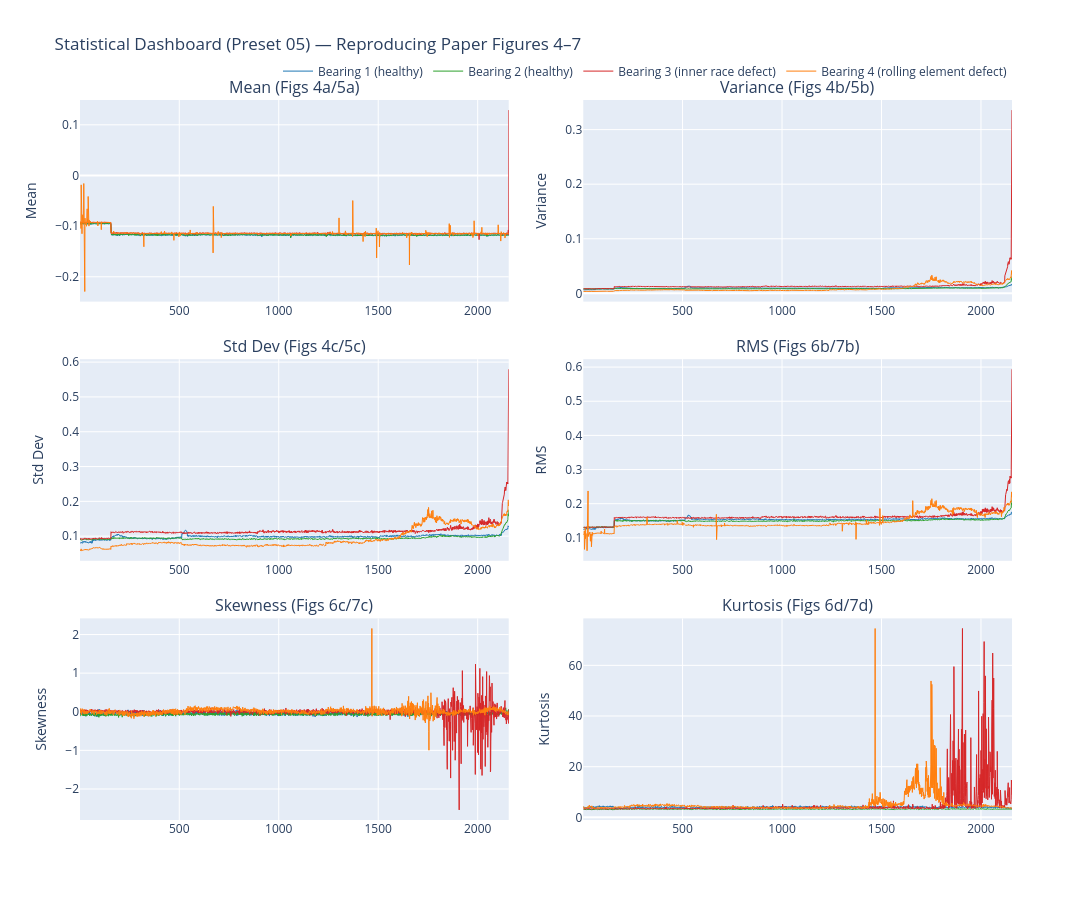

The notebook cell this image was saved under:
### Markdown cell above
---
## 7 — Statistical Dashboard (Preset 05) — Reproducing Figures 4–7

The paper plots all six basic statistical parameters for each bearing over the full
experiment. Key observations:
- **Mean** (Fig 4a, 5a): Near zero for all bearings (centred vibration signal)
- **Variance** (Fig 4b, 5b): Flat on healthy bearings, sharp rise on 3 & 4
- **Std Dev** (Fig 4c, 5c): Mirrors variance (sqrt relationship)
- **RMS** (Fig 6b, 7b): Rises from ~0.12 to >0.5 at fault onset
- **Skewness** (Fig 6c, 7c): Oscillates around 0, unreliable indicator
- **Kurtosis** (Fig 6d, 7d): Strongest early-warning — 3 → 70+ on bearing 3

### Code cell
if df_dashboard is not None:
    params = [
        ('mean_value', 'Mean', 'Figs 4a/5a'),
        ('variance_value', 'Variance', 'Figs 4b/5b'),
        ('std_value', 'Std Dev', 'Figs 4c/5c'),
        ('rms_value', 'RMS', 'Figs 6b/7b'),
        ('skewness_value', 'Skewness', 'Figs 6c/7c'),
        ('kurtosis_value', 'Kurtosis', 'Figs 6d/7d'),
    ]

    fig = make_subplots(
        rows=3, cols=2,
        subplot_titles=[f"{name} ({ref})" for _, name, ref in params],
        vertical_spacing=0.08, horizontal_spacing=0.08,
    )

    for idx, (col, name, ref) in enumerate(params):
        row = idx // 2 + 1
        col_pos = idx % 2 + 1
        for bearing_id in sorted(BEARING_SENSORS.keys()):
            bdf = df_dashboard[df_dashboard['bearing'] == bearing_id]
            fig.add_trace(
                go.Scatter(
                    x=axis_values(bdf), y=bdf[col],
                    name=BEARING_LABELS[bearing_id],
                    line=dict(color=BEARING_COLORS[bearing_id], width=1),
                    showlegend=(idx == 0),
                    legendgroup=f'b{bearing_id}',
                ),
                row=row, col=col_pos,
            )
        fig.update_yaxes(title_text=name, row=row, col=col_pos)

    fig.update_layout(
        height=900, width=1200,
        title_text='Statistical Dashboard (Preset 05) — Reproducing Paper Figures 4–7',
        legend=dict(orientation='h', yanchor='bottom', y=1.02, xanchor='right', x=1),
    )
    fig.show()
else:
    print("Skipped: preset 05_dashboard not active")

### Figure 1 — Plotly figure (JSON) as saved in the notebook; plotly's stock layout.template omitted (floating-point values rounded to 4 significant figures; data arrays with more than 128 entries replaced by an {"elided": "..."} marker saying what was removed)
{"data": [{"legendgroup": "b1", "line": {"color": "#1f77b4", "width": 1}, "name": "Bearing 1 (healthy)", "showlegend": true, "type": "scatter", "x": {"elided": "2156 int values"}, "xaxis": "x", "y": {"elided": "2156 float values"}, "yaxis": "y"}, {"legendgroup": "b2", "line": {"color": "#2ca02c", "width": 1}, "name": "Bearing 2 (healthy)", "showlegend": true, "type": "scatter", "x": {"elided": "2156 int values"}, "xaxis": "x", "y": {"elided": "2156 float values"}, "yaxis": "y"}, {"legendgroup": "b3", "line": {"color": "#d62728", "width": 1}, "name": "Bearing 3 (inner race defect)", "showlegend": true, "type": "scatter", "x": {"elided": "2156 int values"}, "xaxis": "x", "y": {"elided": "2156 float values"}, "yaxis": "y"}, {"legendgroup": "b4", "line": {"color": "#ff7f0e", "width": 1}, "name": "Bearing 4 (rolling element defect)", "showlegend": true, "type": "scatter", "x": {"elided": "2156 int values"}, "xaxis": "x", "y": {"elided": "2156 float values"}, "yaxis": "y"}, {"legendgroup": "b1", "line": {"color": "#1f77b4", "width": 1}, "name": "Bearing 1 (healthy)", "showlegend": false, "type": "scatter", "x": {"elided": "2156 int values"}, "xaxis": "x2", "y": {"elided": "2156 float values"}, "yaxis": "y2"}, {"legendgroup": "b2", "line": {"color": "#2ca02c", "width": 1}, "name": "Bearing 2 (healthy)", "showlegend": false, "type": "scatter", "x": {"elided": "2156 int values"}, "xaxis": "x2", "y": {"elided": "2156 float values"}, "yaxis": "y2"}, {"legendgroup": "b3", "line": {"color": "#d62728", "width": 1}, "name": "Bearing 3 (inner race defect)", "showlegend": false, "type": "scatter", "x": {"elided": "2156 int values"}, "xaxis": "x2", "y": {"elided": "2156 float values"}, "yaxis": "y2"}, {"legendgroup": "b4", "line": {"color": "#ff7f0e", "width": 1}, "name": "Bearing 4 (rolling element defect)", "showlegend": false, "type": "scatter", "x": {"elided": "2156 int values"}, "xaxis": "x2", "y": {"elided": "2156 float values"}, "yaxis": "y2"}, {"legendgroup": "b1", "line": {"color": "#1f77b4", "width": 1}, "name": "Bearing 1 (healthy)", "showlegend": false, "type": "scatter", "x": {"elided": "2156 int values"}, "xaxis": "x3", "y": {"elided": "2156 float values"}, "yaxis": "y3"}, {"legendgroup": "b2", "line": {"color": "#2ca02c", "width": 1}, "name": "Bearing 2 (healthy)", "showlegend": false, "type": "scatter", "x": {"elided": "2156 int values"}, "xaxis": "x3", "y": {"elided": "2156 float values"}, "yaxis": "y3"}, {"legendgroup": "b3", "line": {"color": "#d62728", "width": 1}, "name": "Bearing 3 (inner race defect)", "showlegend": false, "type": "scatter", "x": {"elided": "2156 int values"}, "xaxis": "x3", "y": {"elided": "2156 float values"}, "yaxis": "y3"}, {"legendgroup": "b4", "line": {"color": "#ff7f0e", "width": 1}, "name": "Bearing 4 (rolling element defect)", "showlegend": false, "type": "scatter", "x": {"elided": "2156 int values"}, "xaxis": "x3", "y": {"elided": "2156 float values"}, "yaxis": "y3"}, {"legendgroup": "b1", "line": {"color": "#1f77b4", "width": 1}, "name": "Bearing 1 (healthy)", "showlegend": false, "type": "scatter", "x": {"elided": "2156 int values"}, "xaxis": "x4", "y": {"elided": "2156 float values"}, "yaxis": "y4"}, {"legendgroup": "b2", "line": {"color": "#2ca02c", "width": 1}, "name": "Bearing 2 (healthy)", "showlegend": false, "type": "scatter", "x": {"elided": "2156 int values"}, "xaxis": "x4", "y": {"elided": "2156 float values"}, "yaxis": "y4"}, {"legendgroup": "b3", "line": {"color": "#d62728", "width": 1}, "name": "Bearing 3 (inner race defect)", "showlegend": false, "type": "scatter", "x": {"elided": "2156 int values"}, "xaxis": "x4", "y": {"elided": "2156 float values"}, "yaxis": "y4"}, {"legendgroup": "b4", "line": {"color": "#ff7f0e", "width": 1}, "name": "Bearing 4 (rolling element defect)", "showlegend": false, "type": "scatter", "x": {"elided": "2156 int values"}, "xaxis": "x4", "y": {"elided": "2156 float values"}, "yaxis": "y4"}, {"legendgroup": "b1", "line": {"color": "#1f77b4", "width": 1}, "name": "Bearing 1 (healthy)", "showlegend": false, "type": "scatter", "x": {"elided": "2156 int values"}, "xaxis": "x5", "y": {"elided": "2156 float values"}, "yaxis": "y5"}, {"legendgroup": "b2", "line": {"color": "#2ca02c", "width": 1}, "name": "Bearing 2 (healthy)", "showlegend": false, "type": "scatter", "x": {"elided": "2156 int values"}, "xaxis": "x5", "y": {"elided": "2156 float values"}, "yaxis": "y5"}, {"legendgroup": "b3", "line": {"color": "#d62728", "width": 1}, "name": "Bearing 3 (inner race defect)", "showlegend": false, "type": "scatter", "x": {"elided": "2156 int values"}, "xaxis": "x5", "y": {"elided": "2156 float values"}, "yaxis": "y5"}, {"legendgroup": "b4", "line": {"color": "#ff7f0e", "width": 1}, "name": "Bearing 4 (rolling element defect)", "showlegend": false, "type": "scatter", "x": {"elided": "2156 int values"}, "xaxis": "x5", "y": {"elided": "2156 float values"}, "yaxis": "y5"}, {"legendgroup": "b1", "line": {"color": "#1f77b4", "width": 1}, "name": "Bearing 1 (healthy)", "showlegend": false, "type": "scatter", "x": {"elided": "2156 int values"}, "xaxis": "x6", "y": {"elided": "2156 float values"}, "yaxis": "y6"}, {"legendgroup": "b2", "line": {"color": "#2ca02c", "width": 1}, "name": "Bearing 2 (healthy)", "showlegend": false, "type": "scatter", "x": {"elided": "2156 int values"}, "xaxis": "x6", "y": {"elided": "2156 float values"}, "yaxis": "y6"}, {"legendgroup": "b3", "line": {"color": "#d62728", "width": 1}, "name": "Bearing 3 (inner race defect)", "showlegend": false, "type": "scatter", "x": {"elided": "2156 int values"}, "xaxis": "x6", "y": {"elided": "2156 float values"}, "yaxis": "y6"}, {"legendgroup": "b4", "line": {"color": "#ff7f0e", "width": 1}, "name": "Bearing 4 (rolling element defect)", "showlegend": false, "type": "scatter", "x": {"elided": "2156 int values"}, "xaxis": "x6", "y": {"elided": "2156 float values"}, "yaxis": "y6"}], "layout": {"annotations": [{"font": {"size": 16}, "showarrow": false, "text": "Mean (Figs 4a/5a)", "x": 0.23, "xanchor": "center", "xref": "paper", "y": 1, "yanchor": "bottom", "yref": "paper"}, {"font": {"size": 16}, "showarrow": false, "text": "Variance (Figs 4b/5b)", "x": 0.77, "xanchor": "center", "xref": "paper", "y": 1, "yanchor": "bottom", "yref": "paper"}, {"font": {"size": 16}, "showarrow": false, "text": "Std Dev (Figs 4c/5c)", "x": 0.23, "xanchor": "center", "xref": "paper", "y": 0.64, "yanchor": "bottom", "yref": "paper"}, {"font": {"size": 16}, "showarrow": false, "text": "RMS (Figs 6b/7b)", "x": 0.77, "xanchor": "center", "xref": "paper", "y": 0.64, "yanchor": "bottom", "yref": "paper"}, {"font": {"size": 16}, "showarrow": false, "text": "Skewness (Figs 6c/7c)", "x": 0.23, "xanchor": "center", "xref": "paper", "y": 0.28, "yanchor": "bottom", "yref": "paper"}, {"font": {"size": 16}, "showarrow": false, "text": "Kurtosis (Figs 6d/7d)", "x": 0.77, "xanchor": "center", "xref": "paper", "y": 0.28, "yanchor": "bottom", "yref": "paper"}], "height": 900, "legend": {"orientation": "h", "x": 1, "xanchor": "right", "y": 1.02, "yanchor": "bottom"}, "title": {"text": "Statistical Dashboard (Preset 05) — Reproducing Paper Figures 4–7"}, "width": 1200, "xaxis": {"anchor": "y", "domain": [0, 0.46]}, "xaxis2": {"anchor": "y2", "domain": [0.54, 1]}, "xaxis3": {"anchor": "y3", "domain": [0, 0.46]}, "xaxis4": {"anchor": "y4", "domain": [0.54, 1]}, "xaxis5": {"anchor": "y5", "domain": [0, 0.46]}, "xaxis6": {"anchor": "y6", "domain": [0.54, 1]}, "yaxis": {"anchor": "x", "domain": [0.72, 1], "title": {"text": "Mean"}}, "yaxis2": {"anchor": "x2", "domain": [0.72, 1], "title": {"text": "Variance"}}, "yaxis3": {"anchor": "x3", "domain": [0.36, 0.64], "title": {"text": "Std Dev"}}, "yaxis4": {"anchor": "x4", "domain": [0.36, 0.64], "title": {"text": "RMS"}}, "yaxis5": {"anchor": "x5", "domain": [0, 0.28], "title": {"text": "Skewness"}}, "yaxis6": {"anchor": "x6", "domain": [0, 0.28], "title": {"text": "Kurtosis"}}}}
